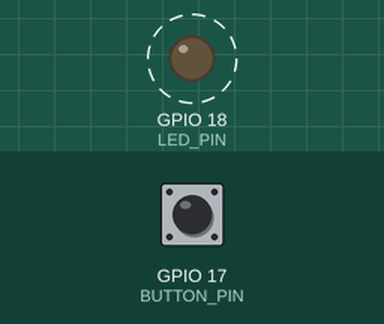
Simulated run of this program. Board: Raspberry Pi (BCM pin numbers). Shown: output pins drawn as LEDs (lit = HIGH). Dashed ring = blinking. The inputs (shaded band) are chosen by the test bench; at power-on: GPIO 17 (BUTTON_PIN) HIGH. What the program prints to the terminal is not drawn.

Above: at 1.2 s.
1.3 s: GPIO 17 (BUTTON_PIN) pulled LOW for 1.2 s
Timing chart, 0 to 10.8 s (numbered marks = the images above; inputs shaded):
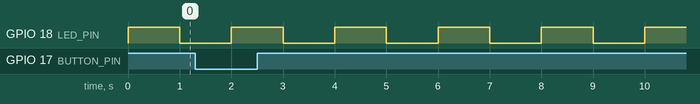

Measured:
- by itself, GPIO 18 (LED_PIN): alternates HIGH for 1.0 s and LOW for 1.0 s

The program:

led_button_control.py
```python
import RPi.GPIO as GPIO
import time

# Set GPIO pins for the LED and push button
LED_PIN = 18
BUTTON_PIN = 17

def setup():
    # Set GPIO mode and setup pins
    GPIO.setmode(GPIO.BCM)
    GPIO.setup(LED_PIN, GPIO.OUT)
    GPIO.setup(BUTTON_PIN, GPIO.IN, pull_up_down=GPIO.PUD_UP)

def toggle_led():
    # Toggle the state of the LED
    GPIO.output(LED_PIN, not GPIO.input(LED_PIN))

def check_button():
    # Check if the button is pressed
    return not GPIO.input(BUTTON_PIN)

def cleanup():
    # Clean up GPIO settings
    GPIO.cleanup()

if __name__ == "__main__":
    try:
        setup()
        button_state = False

        while True:
            # Toggle the LED state every second
            toggle_led()

            # Check the push button state
            current_button_state = check_button()

            if current_button_state != button_state:
                button_state = current_button_state
                if button_state:
                    print("Button Pressed")
                else:
                    print("Button Released")

            time.sleep(1)

    except KeyboardInterrupt:
        # If Ctrl+C is pressed, exit cleanly
        print("Exiting...")
    finally:
        cleanup()
```
